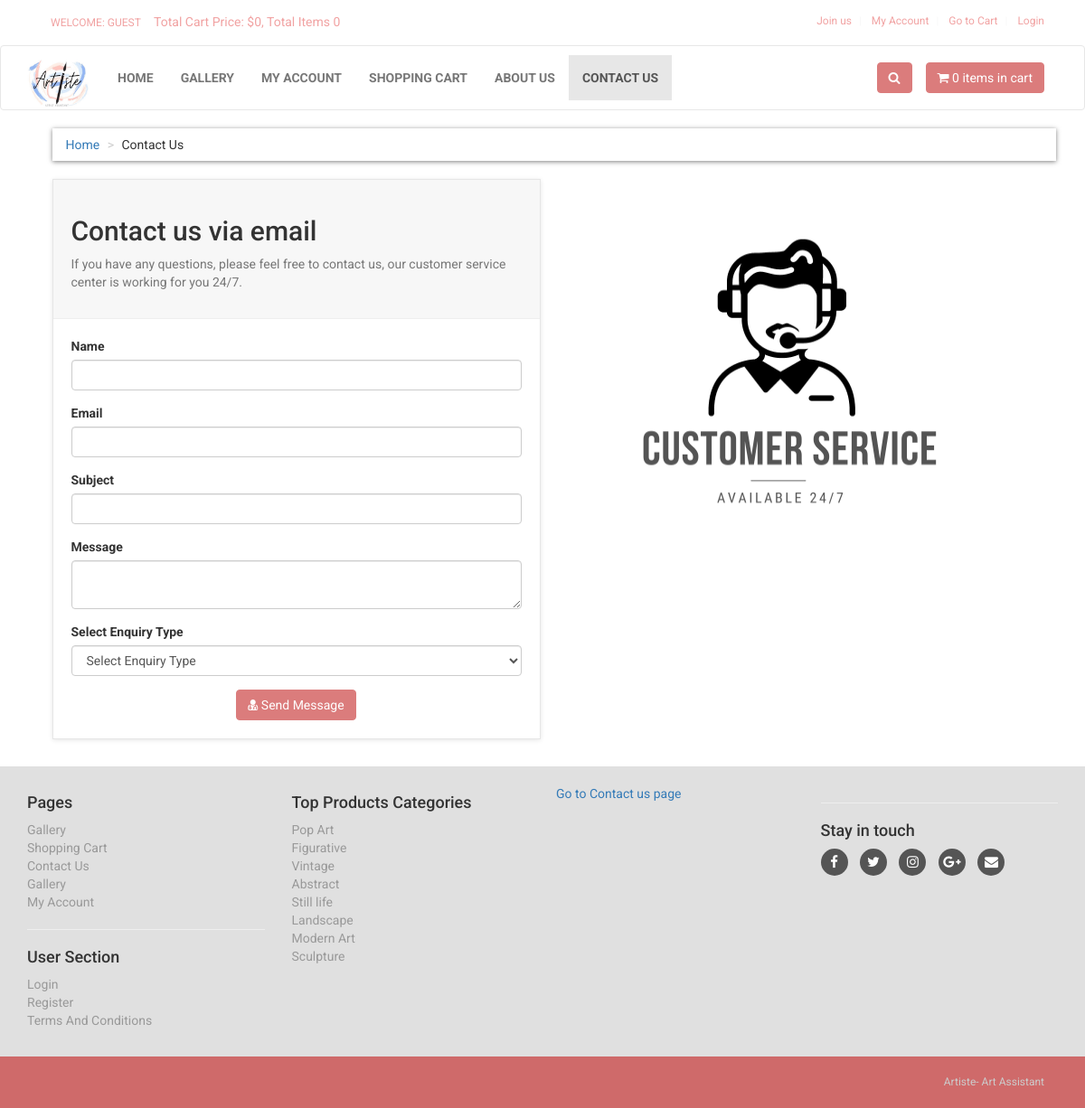
The page /contact.php on the database its author committed.
### tables this page shows
CREATE TABLE `contact_us` (
  `contact_id` int(10) NOT NULL,
  `contact_email` text NOT NULL,
  `contact_heading` text NOT NULL,
  `contact_desc` text NOT NULL
);

CREATE TABLE `product_categories` (
  `p_cat_id` int(10) NOT NULL,
  `p_cat_title` text NOT NULL,
  `p_cat_top` text NOT NULL,
  `p_cat_image` text NOT NULL
);

### public_html/contact.php (the view, shortened to what this page needs)
<?php
include("includes/db.php");
include("functions/functions.php");
?>
<!DOCTYPE html>
<html>
<head>
<link href="styles/bootstrap.min.css" rel="stylesheet">
<link href="styles/style.css" rel="stylesheet">
<link href="font-awesome/css/font-awesome.min.css" rel="stylesheet">
</head>
<body>
<div id="top">
<div class="container">
<div class="col-md-6 offer">
<a href="index.php" class="btn btn-link btn-sm" >
<?php
if(!isset($_SESSION['customer_email'])){
echo "Welcome: Guest";
}else{
echo "Welcome : " . $_SESSION['customer_email'] . "";
}
?>
</a>
<a href="#">
Total Cart Price: <?php total_price(); ?>, Total Items <?php items(); ?>
</a>
</div>
<div class="col-md-6">
<ul class="menu">
<?php if(!isset($_SESSION['customer_email'])){ ?>
<li>
<a href="customer_register.php"> Join us </a>
</li>
<?php
}else{
$customer_email = $_SESSION['customer_email'];
$select_customer = "select * from customers where customer_email='$customer_email'";
$run_customer = mysqli_query($con,$select_customer);
$row_customer = mysqli_fetch_array($run_customer);
$customer_role = $row_customer['customer_role'];
if($customer_role == "customer"){
?>
<li>
<a href="shop.php"> Gallery </a>
</li>
<?php }elseif($customer_role == "vendor"){ ?>
<li>
<a href="vendor_dashboard/index.php"> Artist Dashboard </a>
</li>
<?php } } ?>
<li>
<?php
if(!isset($_SESSION['customer_email'])){
echo "<a href='checkout.php' >My Account</a>";
}
else{
echo "<a href='customer/my_account.php?my_orders'>My Account</a>";
}
?>
</li>
<li>
<a href="cart.php">
Go to Cart
</a>
</li>
<li>
<?php
if(!isset($_SESSION['customer_email'])){
echo "<a href='checkout.php'> Login </a>";
}else {
echo "<a href='logout.php'> Logout </a>";
}
?>
</li>
</ul>
</div>
</div>
</div>
<div class="navbar navbar-default" id="navbar">
<div class="container" >
<div class="navbar-header">
<a class="navbar-brand home" href="index.php" >
<img src="images/logo.png" width="70" height="60" >
</a>
</div>
<div class="navbar-collapse collapse" id="navigation" >
<div class="padding-nav" >
<ul class="nav navbar-nav navbar-left">
<li>
<a href="index.php"> Home </a>
</li>
<li>
<a href="shop.php"> Gallery</a>
</li>
<li>
<?php
if(!isset($_SESSION['customer_email'])){
echo "<a href='checkout.php' >My Account</a>";
}
else{
echo "<a href='customer/my_account.php?my_orders'>My Account</a>";
}
?>
</li>
<li>
<a href="cart.php"> Shopping Cart </a>
</li>
<li>
<a href="about.php"> About Us </a>
</li>
<li class="active" >
<a href="contact.php"> Contact Us </a>
</li>
</ul>
</div>
<a class="btn btn-primary navbar-btn right" href="cart.php">
<i class="fa fa-shopping-cart"></i>
<span> <?php items(); ?> items in cart </span>
</a>
<div class="navbar-collapse collapse right">
<button class="btn navbar-btn btn-primary" type="button" data-toggle="collapse" data-target="#search">
<i class="fa fa-search"></i>
</button>
</div>
</div>
</div>
</div>
<div id="content" >
<div class="container" >
<div class="col-md-12" >
<ul class="breadcrumb" >
<li>
<a href="index.php">Home</a>
</li>
<li>Contact Us</li>
</ul>
</div>
<div class="col-md-6" >
<div class="box" >
<div class="box-header" >
<?php
$get_contact_us = "select * from contact_us";
$run_conatct_us = mysqli_query($con,$get_contact_us);
$row_conatct_us = mysqli_fetch_array($run_conatct_us);
$contact_heading = $row_conatct_us['contact_heading'];
$contact_desc = $row_conatct_us['contact_desc'];
?>
<h2> <?php echo $contact_heading; ?> </h2>
<p class="text-muted" >
<?php echo $contact_desc; ?>
</p>
</div>
<form action="contact.php" method="post" >
<div class="form-group" >
<label>Name</label>
<input type="text" class="form-control" name="name" required>
</div>
<div class="form-group">
<label>Email</label>
<input type="text" class="form-control" name="email" required>
</div>
<div class="form-group">
<label> Subject </label>
<input type="text" class="form-control" name="subject" required>
</div>
<div class="form-group">
<label> Message </label>
<textarea class="form-control" name="message"> </textarea>
</div>
<div class="form-group">
<label> Select Enquiry Type </label>
<select name="enquiry_type" class="form-control">
<option> Select Enquiry Type </option>
</select>
</div>
<div class="text-center">
<button type="submit" name="submit" class="btn btn-primary">
<i class="fa fa-user-md"></i> Send Message
</button>
</div>
</form>
</div>
</div>
<img src="images/CustomerService.png" width="500" height="490" >
</div>
</div>
<?php
include("includes/footer.php");
?>
</body>
</html>

### public_html/includes/footer.php (shortened to what this page needs)
<?php
if(isset($include_page) and $include_page == "vendor_store"){
$store_back_url = "../";
}else{
$store_back_url = "";
}
?>
<div id="footer">
<div class="container">
<div class="row" >
<div class="col-md-3 col-sm-6" >
<h4>Pages</h4>
<ul>
<li><a href="<?php echo $store_back_url; ?>shop.php">Gallery</a></li>
<li><a href="<?php echo $store_back_url; ?>cart.php">Shopping Cart</a></li>
<li><a href="<?php echo $store_back_url; ?>contact.php">Contact Us</a></li>
<li><a href="<?php echo $store_back_url; ?>shop.php">Gallery</a></li>
<li>
<?php
if(!isset($_SESSION['customer_email'])){
echo "<a href='$store_back_url" . "checkout.php' >My Account</a>";
}
else{
echo "<a href='$store_back_url" . "customer/my_account.php?my_orders'>My Account</a>";
}
?>
</li>
</ul>
<hr>
<h4>User Section</h4>
<ul>
<li>
<?php
if(!isset($_SESSION['customer_email'])){
echo "<a href='$store_back_url" . "checkout.php' >Login</a>";
}
else{
echo "<a href='$store_back_url" . "customer/my_account.php?my_orders'>My Account</a>";
}
?>
</li>
<li><a href="<?php echo $store_back_url; ?>customer_register.php">Register</a></li>
<li><a href="<?php echo $store_back_url; ?>terms.php">Terms And Conditions </a></li>
</ul>
</div>
<div class="col-md-3 col-sm-6">
<h4> Top Products Categories </h4>
<ul>
<?php
$get_p_cats = "select * from product_categories";
$run_p_cats = mysqli_query($con,$get_p_cats);
while($row_p_cats = mysqli_fetch_array($run_p_cats)){
$p_cat_id = $row_p_cats['p_cat_id'];
$p_cat_title = $row_p_cats['p_cat_title'];
echo "<li> <a href='$store_back_url" . "shop.php?p_cat=$p_cat_id'> $p_cat_title </a> </li>";
}
?>
</ul>
</div>
<div class="col-md-3 col-sm-6">
<a href="<?php echo $store_back_url; ?>contact.php">Go to Contact us page</a>
</div>
<div class="col-md-3 col-sm-6">
<hr>
<h4> Stay in touch </h4>
<p class="social">
<a href="#"><i class="fa fa-facebook"></i></a>
<a href="#"><i class="fa fa-twitter"></i></a>
<a href="#"><i class="fa fa-instagram"></i></a>
<a href="#"><i class="fa fa-google-plus"></i></a>
<a href="#"><i class="fa fa-envelope"></i></a>
</p>
</div>
</div>
</div>
</div>
<div id="copyright">
<div class="container" >
<div class="col-md-6" >
</div>
<div class="col-md-6">
<p class="pull-right"> Artiste- Art Assistant </a> </p>
</div>
</div>
</div>

### public_html/styles/style.css (style rules this page uses)
body { font-family: "Roboto", Helvetica, Arial, sans-serif; font-size: 14px; line-height: 1.42857143; color: hsl #f1a2a2; background-color: #ffffff; overflow-x: hidden; }
#top { background: hsl #ffffff; padding: 10px 0; }
#top .offer { color: #f1a2a2; }
#top .offer .btn { text-transform: uppercase; }
#top a { color: #f1a2a2; }
#top ul.menu { padding-top: 5px; margin: 0; text-align: right; font-size: 12px; list-style: none; }
#top ul.menu > li { display: inline-block; }
#top ul.menu > li a { color: #f1a2a2; }
#top ul.menu > li + li:before { content: "|\00a0"; padding: 0 5px; color: #f7f7f7; }
.navbar { background:white; }
.navbar-collapse .right { float:right; }
.navbar-brand { float:left; padding: 10px 15px; font-size:18px; line-height:20px; height:70px; }
.navbar ul.nav > li > a { text-transform:uppercase; font-weight:bold; font-size:14px; }
.padding-nav { padding-top:10px; }
.btn-primary { color:rgb(255, 255, 255); background-color:rgb(219, 124, 124); border-color:rgb(219, 124, 124); }
.box { background: #fff; margin: 0 0 30px; border: solid 1px #e6e6e6; box-sizing: border-box; padding:20px; box-shadow: 0 1px 5px rgba(0, 0, 0, 0.1); }
#content { padding-left:25px; }
.breadcrumb { padding: 8px 15px; margin-bottom:20px; background-color: #ffffff; border-radius: 0; box-shadow: 0 1px 5px rgba(0, 0, 0, 0.5); }
.breadcrumb > li + li:before { content: ">\00a0"; color:#cccccc; }
.box .box-header { background:#f7f7f7; margin:-20px -20px 20px; padding:20px; border-bottom: solid 1px #eeeeee; }
#footer { background: #e0e0e0; padding: 20px 0; }
#footer ul { padding-left: 0; list-style: none; }
#footer ul a { color:#999999; padding: 20px 0; }
#footer .social { text-align: left; }
#footer .social a { margin: 0 10px 0 0; color: #fff; display: inline-block; width: 30px; height: 30px; border-radius: 15px; line-height: 30px; font-size: 15px; text-align: center; transition: all 0.2s ease-out; vertical-align: bottom; background-color:#555555; }
#copyright { background: #cf6a6a; color:#ccc; padding:20px 0; font-size:12px; }
#copyright p { margin: 0; }

### rows shown on the page
contact_us: contact_heading "Contact us via email", contact_desc "If you have any questions, please feel free to contact us, our customer service center is working for you 24/7."
product_categories: p_cat_title "Pop Art"
product_categories: p_cat_title "Figurative"
product_categories: p_cat_title "Vintage"
product_categories: p_cat_title "Abstract"
product_categories: p_cat_title "Still life"
product_categories: p_cat_title "Landscape"
product_categories: p_cat_title "Modern Art"
product_categories: p_cat_title "Sculpture"

### other values the page prints
$total "0"
$count_items "0 0"
